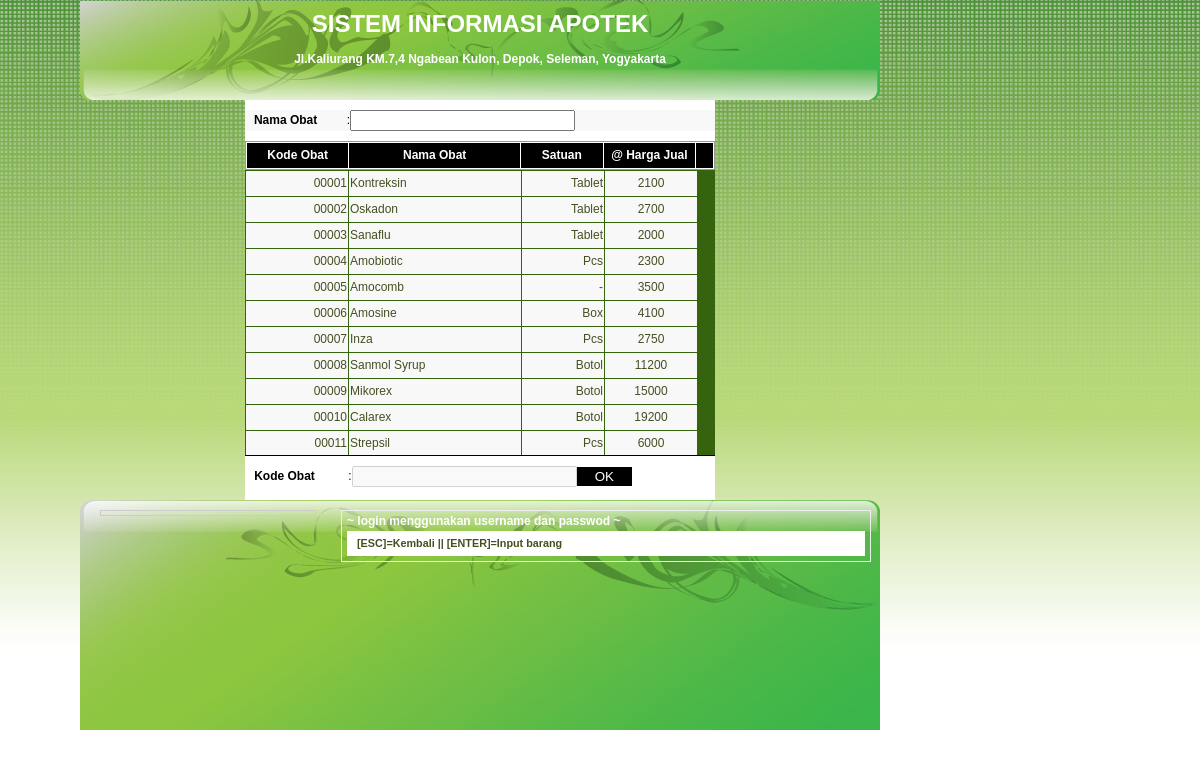
/AppClient/index.php?n=stock (signed in), run on the app's committed database.
### tables this page shows
CREATE TABLE IF NOT EXISTS `system` (
  `s_id` int(3) NOT NULL AUTO_INCREMENT,
  `sno` int(11) NOT NULL DEFAULT '0',
  `sip` varchar(15) NOT NULL,
  `sapp` varchar(24) DEFAULT 'Offline',
  `snama` varchar(64) DEFAULT NULL,
  `salamat` varchar(128) DEFAULT NULL,
  `sinfo` varchar(128) DEFAULT NULL,
  `sok` int(11) NOT NULL DEFAULT '0',
  PRIMARY KEY (`s_id`)
);

CREATE TABLE IF NOT EXISTS `barang` (
  `bid` int(6) NOT NULL AUTO_INCREMENT,
  `bcode` varchar(6) NOT NULL DEFAULT '0',
  `bnama` varchar(32) NOT NULL,
  `prid` int(6) DEFAULT '0',
  `kid` int(10) NOT NULL DEFAULT '1',
  `pbsid` int(10) NOT NULL DEFAULT '1',
  `pjsid` int(10) NOT NULL DEFAULT '1',
  `bisi` int(6) NOT NULL DEFAULT '1',
  `bstock` int(6) NOT NULL DEFAULT '0',
  `bbeli` double NOT NULL DEFAULT '0',
  `bjual` double NOT NULL DEFAULT '0',
  `barcode` varchar(13) DEFAULT NULL,
  PRIMARY KEY (`bid`),
  UNIQUE KEY `bcode` (`bcode`),
  UNIQUE KEY `barcode` (`barcode`)
);

CREATE TABLE IF NOT EXISTS `pjsatuan` (
  `pjsid` int(10) unsigned NOT NULL AUTO_INCREMENT,
  `pjsnama` varchar(20) NOT NULL,
  PRIMARY KEY (`pjsid`)
);

### AppClient/index.php (called while the page is built)
<?php
	try {
		require_once './includes/session.php';
	}
	catch(Exception $error) {
		print $error->getMessage();
	}
	require_once('themes/page.php');
?>

### AppClient/includes/session.php (called while the page is built, shortened)
<?php
	$ip = '127.0.0.1';
	$q_system=mysql_query("SELECT * FROM system WHERE sip='$ip'");
	if (mysql_num_rows($q_system) == 1) {
		$q_system=mysql_fetch_array($q_system);
	} else {
		S_SYS($ip,'Kassa');
		unset($_SESSION['sapp']);
	};
?>

### AppClient/page/stock/stock.php (the view, shortened to what this page needs)
<div id="main-con-stock">
<?php
if (isset($_SESSION['loggedin']) && $_SESSION['rid']<=2){
?>
	<form name='stok' action='?n=stock' method='POST'>
		<table border=0 cellpadding=0 cellspacing=0 style="border:solid 0px #000;color:#000">
		<tr>
			<td colspan='6' height='10' class="top"></td>
		</tr>
		<tr bgcolor="#F8F8F8">
			<td width='10'></td>
			<td width='100'><h3>Nama Obat</h3></td>
			<td width='3'>:</td>
			<td width='200'>
			<input type="text" 	 name="tsnama" id="idtsnama" size=25 maxlength=25 tabindex=1></td>
			<td width='157'></td>
		</tr>
		<tr>
			<td colspan='6'height='10'></td>
		</tr>
		</table>
		<div id="MidPan">
			<div class="m1Pan">
				<table cellpadding=1 cellspacing=1 style="border:solid 1PX #999;color:#fff">
				<tr height="25px" bgcolor="#000">
					<td width='100'><div align='center'><h3>Kode Obat</h3></div></td>
					<td width='170'><div align='center'><h3>Nama Obat</h3></div></td>
					<td width='80'><div align='center'><h3>Satuan</h3></div></td>
					<td width='90'><div align='center'><h3>@ Harga Jual</h3></div></td>
					<td width='15'></td>
				</tr>
				</table>
			</div>
			<div class="m2Pan">
<?php
    $keywords	=isset($_POST['tsnama'])?$_POST['tsnama']:'';
				$q_barang=mysql_query("select a.*,b.pjsnama from barang a,pjsatuan b
							where a.bnama LIKE '%$keywords%' AND a.pjsid=b.pjsid order by a.bid");
				print "<table border=0 cellpadding=1 cellspacing=1 style='border:solid 0px #999'>";
				while ($q_ba=mysql_fetch_array($q_barang)){
				if (mysql_num_rows($q_barang)==1) {$bid=$q_ba['bid'];$bcode=$q_ba['bcode'];} else {$bid='';$bcode='';}
?>
				<tr height="25px" bgcolor="#F8F8F8"
				onmouseover="this.style.backgroundColor='#6C91C0';this.style.color='#fff'"
				onmouseout="this.style.backgroundColor='#F8F8F8';this.style.color='#000'">
					<td width='100'><div align='right'> <?php print $q_ba['bcode']?></div></td>
					<td width='170'><div align='left'>	<?php print $q_ba['bnama']?></div></td>
					<td width='80'> <div align='right'>	<?php print $q_ba['pjsnama']?></div></td>
					<td width='90'> <div align='center'><?php print $q_ba['bjual']?></div></td>
				</tr>
<?php
				}
?>
				</table>
			</div>
			<div class="m3Pan">
				<table border=0 cellpadding=0 cellspacing=0 style="border:solid 0px #000;color:#000">
				<tr>
					<td colspan='6' height='10' class="top"></td>
				</tr>
				<tr>
					<td width='10'></td>
					<td width='100'><h3>Kode Obat</h3></td>
					<td width='3'>:</td>
					<td width='200'><input type="text" 	 name="tskode" id="idtskode" disabled='disabled' size=25 maxlength=25 tabindex=2 value="<?php print isset($bcode)?$bcode:0; ?>"><input name='bid' type='hidden' value="<?php print $bid ?>"></td>
					<td width='130'><input type="submit" name="sok" value="   OK   " style="border: solid 1px #000; color:#fff;background-color:#000" tabindex=1></td>
					<td width='15'><input type="submit" name="sfilter" value="" style="border: 0px; background-color:transparent" tabindex=2></td>
				</tr>
				<tr>
					<td colspan='6'height='5'></td>
				</tr>
				</table>
			</div>
		</div>
	</form>
<?php
}
else{
?>
<script language="javascript">
	TO_OUT();
</script>
<?php
}
?>
</div>

### AppClient/page/main/header.php
<div class="s-info"><h1><?php print strtoupper($q_system['snama']) ?></h1></div>
<div class='s-ket'><h3><?php print $q_system['salamat'] ?><h3></div>

### AppClient/page/main/bottom_right.php
<marquee behaviour="scroll" direction="left" loop="infinite"><h3><?php print $q_system['sinfo'] ?></h3></marquee>
<?php
	if (isset($_SESSION['loggedin']) && $_SESSION['loggedin']==1){
		if (!isset($_GET['n']) || $_GET['n']==''){
?>
<div class="b1Pan">
		[ENTER]=Input barang || [..+]=Input QTY <br />
		[0+]=Hapus item terakhir || [../]=Diskon || [F10]=Bayar<br />
		<br />
		F2=Reset/Ulangi || F4=Look Up Item || F7=Rekap || ESC=Keluar
</div>
<?php
		}
		else if (isset($_GET['n']) && $_GET['n']=='stock'){
?>
<div class="b1Pan">
		[ESC]=Kembali || [ENTER]=Input barang
</div>
<?php
		}
	}
?>

### AppClient/themes/style.css (style rules this page uses)
html, body { border:0; margin:0; padding:0; }
body { color:#445022; font: 12px/170% tahoma, Helvetica, sans-serif; background-image: url('images/bg.png'); background-color:#fff; position: fixed; background-repeat: repeat-x; }
.s-info { text-align: center; font-weight: bolder; }
.s-ket { margin:-10px 0 0 0; text-align: center; }
#main-con-stock { margin: 0 auto; width:470px; min-height:400px; max-height:450px; background:#fff; }
.m-bottom .b1Pan { font-size:0.9em; font-weight:bold; color:#445022; padding:2px 2px 2px 10px; background:#fff; }
td { font: 12px/170% tahoma, Helvetica, sans-serif; }
h1, h2, h3, h4, h5, h6 { margin: 0; padding: 0; font-family: Tahoma, Helvetica, sans-serif; font-weight:bold; }
h1 { padding:14px 0 25px 0; font-size:2em; }
h3 { font-size:1em; font-weight:bold; }
#MidPan .m2Pan { background-color:#36630d; overflow: auto; min-height: 270px; max-height: 285px; border-bottom:solid 1px #000; }
form { margin:0; padding:0; }

### data on the page
system: snama "SISTEM INFORMASI APOTEK", salamat "Jl.Kaliurang KM.7,4 Ngabean Kulon, Depok, Seleman, Yogyakarta", sinfo "~ login menggunakan username dan passwod ~"
barang: bcode "00001", bnama "Kontreksin", pjsid.pjsnama "Tablet", bjual "2100"
barang: bcode "00002", bnama "Oskadon", pjsid.pjsnama "Tablet", bjual "2700"
barang: bcode "00003", bnama "Sanaflu", pjsid.pjsnama "Tablet", bjual "2000"
barang: bcode "00004", bnama "Amobiotic", pjsid.pjsnama "Pcs", bjual "2300"
barang: bcode "00005", bnama "Amocomb", pjsid.pjsnama "-", bjual "3500"
barang: bcode "00006", bnama "Amosine", pjsid.pjsnama "Box", bjual "4100"
barang: bcode "00007", bnama "Inza", pjsid.pjsnama "Pcs", bjual "2750"
barang: bcode "00008", bnama "Sanmol Syrup", pjsid.pjsnama "Botol", bjual "11200"
barang: bcode "00009", bnama "Mikorex", pjsid.pjsnama "Botol", bjual "15000"
barang: bcode "00010", bnama "Calarex", pjsid.pjsnama "Botol", bjual "19200"
barang: bcode "00011", bnama "Strepsil", pjsid.pjsnama "Pcs", bjual "6000"
